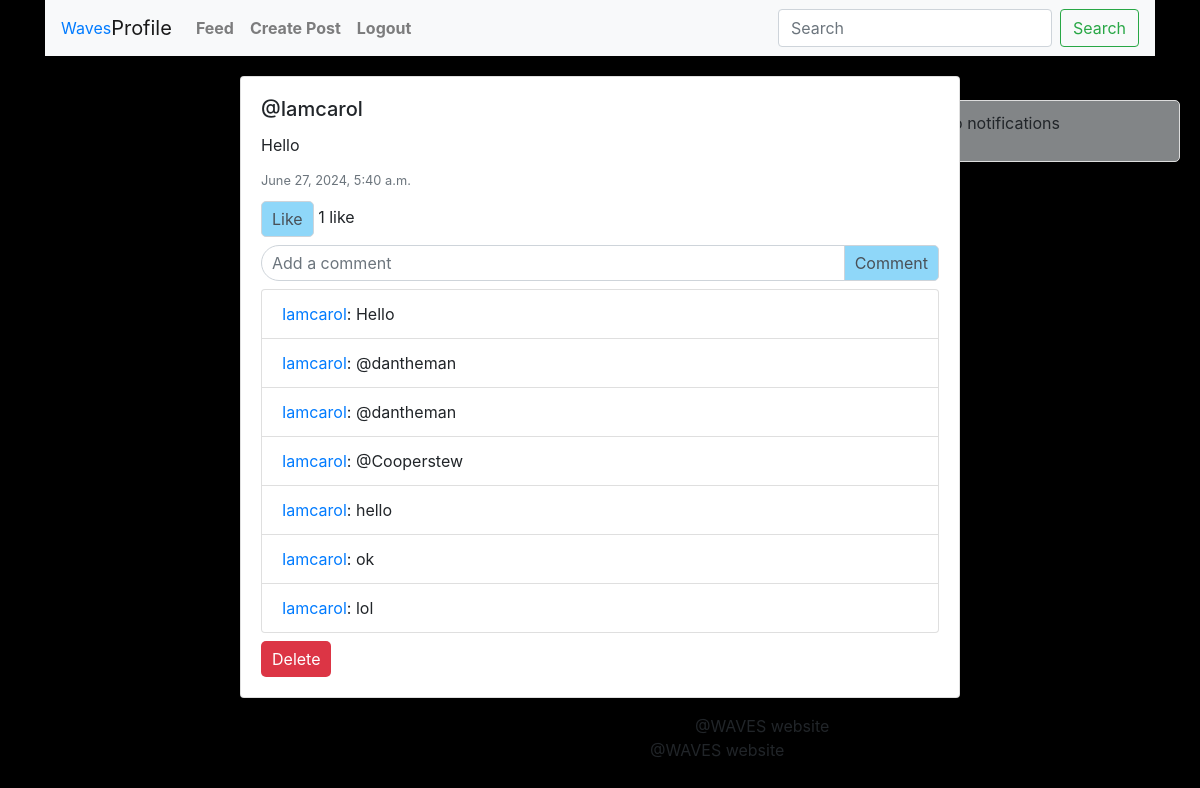
/posts/post/20/ (signed in), run on the app's committed database.
### posts/models.py (models this page shows, shortened)
class Post(models.Model):
    user = models.ForeignKey(User, on_delete=models.CASCADE)
    content = models.TextField()
    """ uploads all post images to a directory called 'post_images/',
        blank = True to allow it to be left blank,
        and null = True to allow the database
        to store it as a null value incase its left blank """
    image = models.ImageField(upload_to='post_images/', blank=True, null=True)
    created_at = models.DateTimeField(auto_now_add=True)

class Comment(models.Model):
    user = models.ForeignKey(User, on_delete=models.CASCADE)
    post = models.ForeignKey(Post, on_delete=models.CASCADE, related_name='comments')
    parent = models.ForeignKey('self', null=True, blank=True, on_delete=models.CASCADE, related_name='replies')
    content = models.TextField()
    created_at = models.DateTimeField(auto_now_add=True)

### posts/views.py (the view)
# urls.py: path('post/<int:pk>/', views.post_detail, name='post_detail'),
@login_required
def post_detail(request, pk):
    post = get_object_or_404(Post, pk=pk)
    return render(request, 'post_detail.html', {'post': post})

### posts/templates/post_detail.html (shortened to what this page needs)
{% extends 'base.html' %}
{% block content %}
<div class="container" style="max-width: 750px;">
    <div class="card mb-3">
        <div class="card-body">
            <h5 class="card-title">@{{ post.user.username }}</h5>
            <p class="card-text">{{ post.content }}</p>
            <p class="card-text"><small class="text-muted">{{ post.created_at }}</small></p>
            {% if user.is_authenticated %}
                {% if user in post.likes.all %}
                    <a href="{% url 'like_post' post.id %}" class="btn btn-like">Unlike</a>
                {% else %}
                    <a href="{% url 'like_post' post.id %}" class="btn btn-like">Like</a>
                {% endif %}
            {% else %}
                <a href="{% url 'login' %}" class="btn btn-like">Like</a>
            {% endif %}
            <span>{{ post.likes.count }} {% if post.likes.count == 1 %} like{% else %} likes{% endif %}</span>
            <form method="post" action="{% url 'comment_post' post.id %}" class="mt-2">
                <div class="input-group">
                    <input type="text" name="content" class="form-control comment-input" placeholder="Add a comment">
                    <div class="input-group-append">
                        <button class="btn btn-outline-secondary btn-comment" type="submit">Comment</button>
                    </div>
                </div>
            </form>
            <ul class="list-group mt-2">
                {% for comment in post.comments.all %}
                    <li class="list-group-item">
                        <a href="{% url 'profile' username=comment.user.username %}">{{ comment.user.username }}</a>: {{ comment.content }}
                    </li>
                {% endfor %}
            </ul>
            {% if user == post.user %}
                <a href="{% url 'delete_post' post.id %}" class="btn btn-delete mt-2">Delete</a>
            {% endif %}
        </div>
    </div>
</div>
<footer style=" margin-left: 650px;">@WAVES website</footer>
{% endblock %}

### posts/templates/base.html (style rules this page uses)
body { background-color: rgb(0, 0, 0); }
.btn-delete { background-color: #dc3545; color: white; border-radius: 5px; padding: 5px 10px; text-decoration: none; }
.btn-like, .btn-comment { background-color: #f8f9fa; border: 1px solid #ced4da; border-radius: 5px; padding: 5px 10px; text-decoration: none; color: #495057; }
.comment-input { border-radius: 25px; padding: 5px 10px; border: 1px solid #ced4da; }
.card { margin-bottom: 1rem; padding: 10px; }
.card-body { padding: 10px; max-width: 800px; }

### posts/templates/post_detail.html (style rules this page uses)
.btn-like, .btn-comment { background-color: #8fd7f9; border: 1px solid #ced4da; border-radius: 5px; padding: 5px 10px; text-decoration: none; color: #495057; }
.card-text { margin-bottom: 10px; }

### data on the page
Post: user.username "Iamcarol", content "Hello", created_at "June 27, 2024, 5:40 a.m.", likes.count "1"
Comment: user.username "Iamcarol", content "Hello"
Comment: user.username "Iamcarol", content "@dantheman"
Comment: user.username "Iamcarol", content "@dantheman"
Comment: user.username "Iamcarol", content "@Cooperstew"
Comment: user.username "Iamcarol", content "hello"
Comment: user.username "Iamcarol", content "ok"
Comment: user.username "Iamcarol", content "lol"
